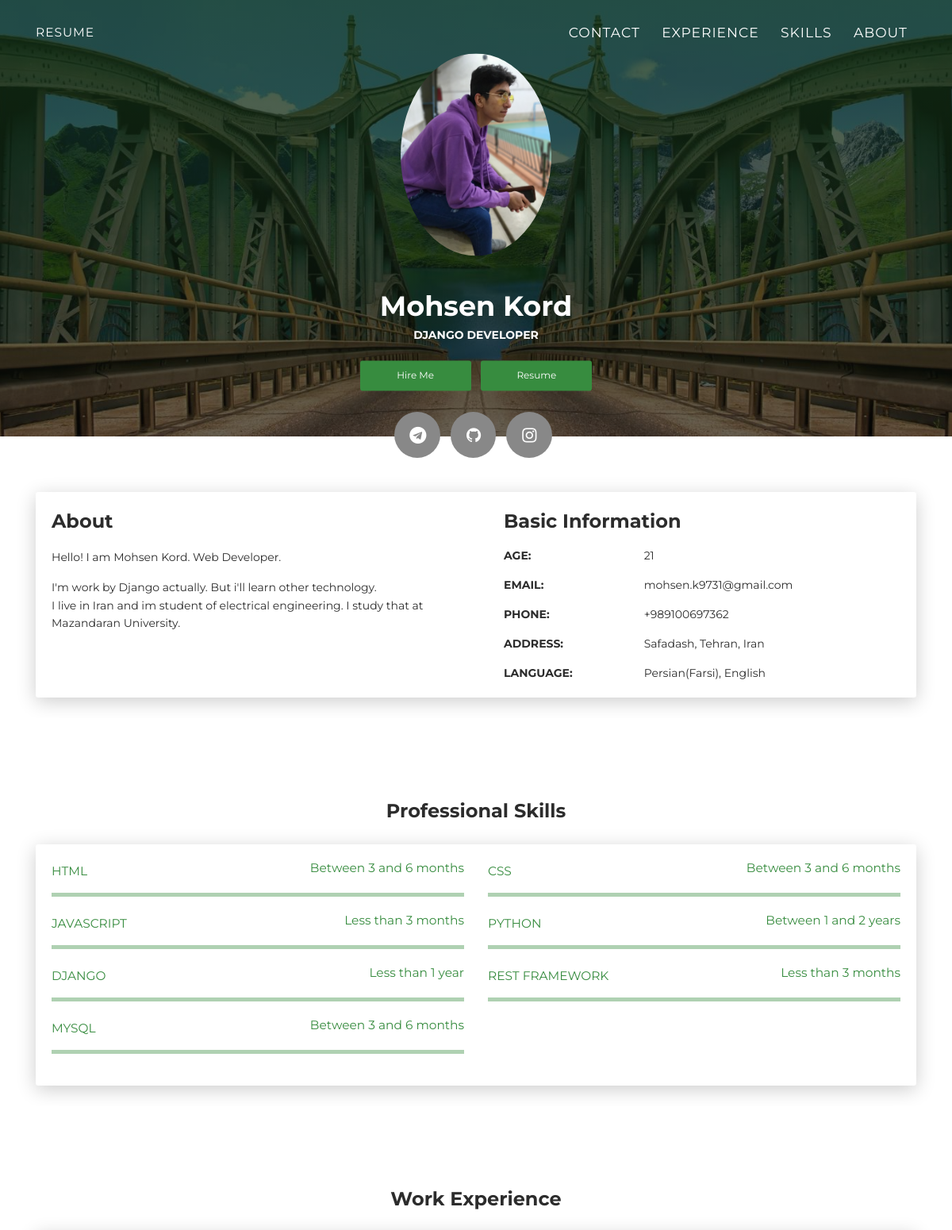
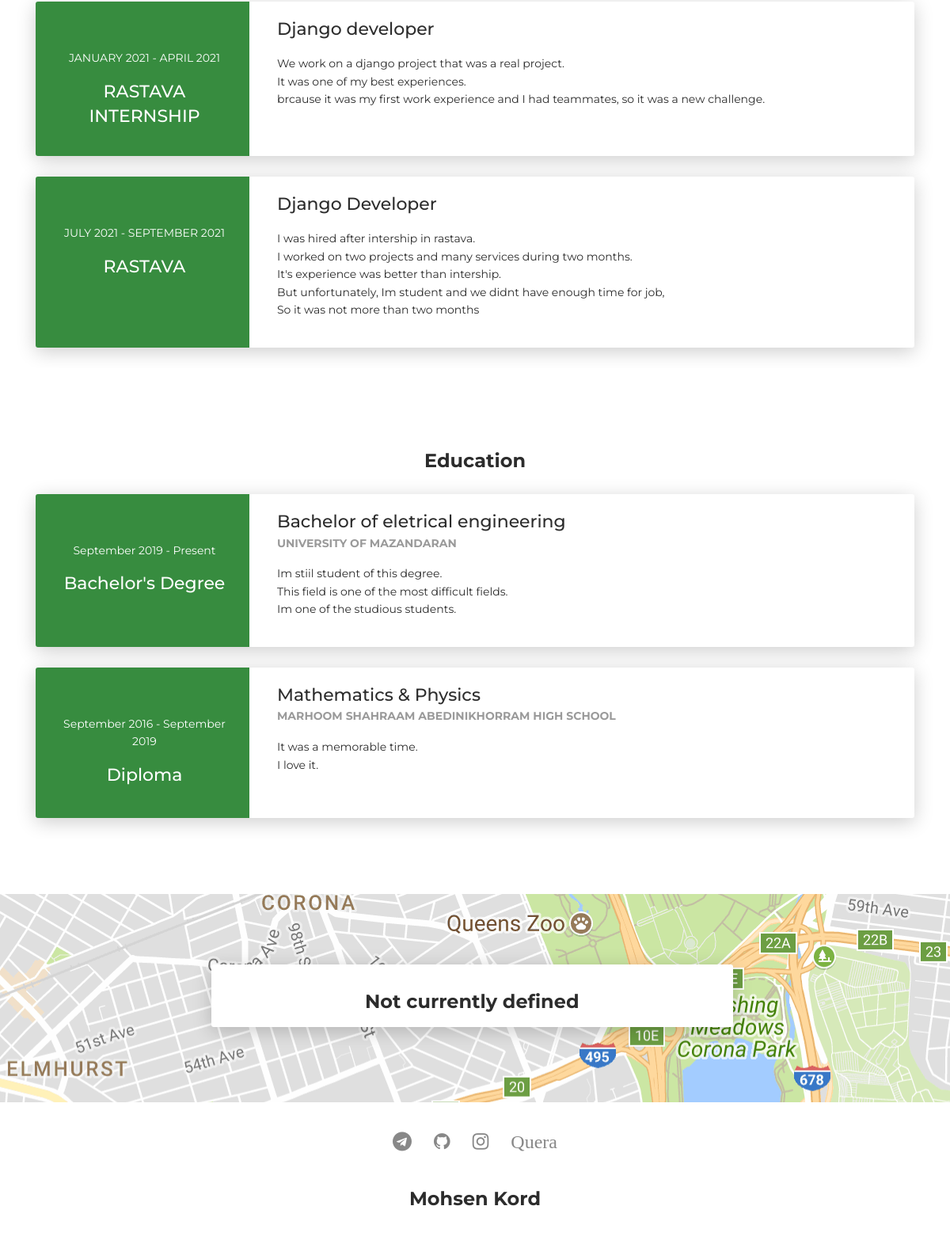
The page / on the database its author committed (2 pictures, top to bottom).
### Home/models.py (models this page shows, shortened)
class about(models.Model):
    description = models.TextField()
    age = models.PositiveSmallIntegerField()
    email = models.EmailField()
    phone = models.CharField(max_length=13)
    address = models.TextField()
    languages = models.TextField()

class media_page(models.Model):
    cv = models.FileField(default='', upload_to='Home/static/Home')
    my_picture = models.ImageField(default='', upload_to='Home/static/Home/images')

class home_page(models.Model):
    name = models.CharField(max_length=50)
    category = models.TextField(default='')

class skill(models.Model):
    name = models.CharField(max_length=40)
    duration = models.CharField(max_length=40, choices=SKILL_DURATION)
    value = models.CharField(max_length=40, auto_created=True)

class workExp(models.Model):
    title = models.CharField(max_length=80)
    position = models.CharField(max_length=200)
    start = models.CharField(max_length=20)
    end = models.CharField(max_length=20)
    description = models.TextField()

class educationExp(models.Model):
    degree = models.CharField(max_length=80)
    position = models.CharField(max_length=200)
    category = models.CharField(max_length=200)
    start = models.CharField(max_length=20)
    end = models.CharField(max_length=20)
    description = models.TextField()

class contact(models.Model):
    instagram = models.URLField(null=True, blank=True)
    github = models.URLField(null=True, blank=True)
    youtube = models.URLField(null=True, blank=True)
    twitter = models.URLField(null=True, blank=True)
    telegram = models.URLField(null=True, blank=True)
    link0 = models.ForeignKey("contactLink", null=True, blank=True, on_delete=models.CASCADE, related_name="link0")
    link1 = models.ForeignKey("contactLink", null=True, blank=True, on_delete=models.CASCADE, related_name="link1")
    link2 = models.ForeignKey("contactLink", null=True, blank=True, on_delete=models.CASCADE, related_name="link2")

class contactLink(models.Model):
    title = models.CharField(max_length=50)
    url = models.URLField()

### Home/views.py (the view)
# urls.py: 2. Add a URL to urlpatterns:  path('', views.home, name='home')
def home(request):
    home_data = models.home_page.objects.all()
    media_data = models.media_page.objects.all()
    contact_data = models.contact.objects.all()
    about_data = models.about.objects.all()
    skill_data = models.skill.objects.all()
    workExp_data = models.workExp.objects.all()
    educationExp_data = models.educationExp.objects.all()
    rows = list(range(int(len(skill_data)/2))) if len(skill_data)/2 == 0 else list(range(int((len(skill_data)-1)/2+1)))
    data = {"home_data":home_data, "media_data":media_data,
            "contact_data":contact_data, "about_data":about_data,
            "skill_data":skill_data, "workExp_data":workExp_data,
            "educationExp_data":educationExp_data,}
    return render(request, "Home/index.html", {"rows":rows, 'data':data})

### Home/templatetags/lower_filter.py (called while the page is built)
@register.filter
def skill_name0(query, row):
    name = query[row*2].name
    return name

@register.filter
def skill_name1(query, row):
    try:
        name = query[(row*2)+1].name
    except:
        name = None
    return name

@register.filter
def skill_value0(query, row):
    value = query[row*2].value
    return value

@register.filter
def skill_value1(query, row):
    try:
        value = query[(row*2)+1].value
    except:
        name = None
    return value

@register.filter
def skill_duration0(query, row):
    duration = query[row*2].duration
    return duration

@register.filter
def skill_duration1(query, row):
    try:
        duration = query[(row*2)+1].duration
    except:
        name = None
    return duration

### Home/templates/Home/index.html (shortened to what this page needs)
{% load static %}
{% load lower_filter %}
{% for home_page in data.home_data %}
{% for media_page in data.media_data %}
{% for contact in data.contact_data %}
{% for about in data.about_data %}
<!DOCTYPE html>
<html lang="en-US">
  <head>
    <link href="https://maxcdn.bootstrapcdn.com/font-awesome/latest/css/font-awesome.min.css" rel="stylesheet">
    <link href="{%static 'Home/css/aos.css' %}" rel="stylesheet">
    <link href="{%static 'Home/css/bootstrap.min.css' %}" rel="stylesheet">
    <link href="{%static 'Home/styles/main.css' %}" rel="stylesheet">
  </head>
  <body id="top">
    <header>
      <div class="profile-page sidebar-collapse">
        <nav class="navbar navbar-expand-lg fixed-top bg-primary navbar-transparent" color-on-scroll="400">
          <div class="container">
            <div class="navbar-translate"><a class="navbar-brand" href="{{media_page.cv}}" rel="tooltip">resume</a>
            </div>
            <div class="collapse navbar-collapse justify-content-end" id="navigation">
              <ul class="navbar-nav">
                <li class="nav-item"><a class="nav-link smooth-scroll" href="#contact">contact</a></li>
                <li class="nav-item"><a class="nav-link smooth-scroll" href="#experience">experience</a></li>
                <li class="nav-item"><a class="nav-link smooth-scroll" href="#skill">skills</a></li>
                <li class="nav-item"><a class="nav-link smooth-scroll" href="#about">about</a></li>
              </ul>
            </div>
          </div>
        </nav>
      </div>
    </header>
    <div class="page-content">
      <div>
<div class="profile-page">
  <div class="wrapper">
    <div class="page-header page-header-small" filter-color="green">
      <div class="container">
        <div class="content-center">
          <div class="cc-profile-image"><a href="{{media_page.cv}}"><img src="{{media_page.my_picture}}" alt="Image"/></a></div>
          <div class="h2 title">{{home_page.name}}</div>
          <p class="category text-white">{{home_page.category}}</p>
          <a class="btn btn-primary smooth-scroll mr-2" href="#contact" data-aos="zoom-in" data-aos-anchor="data-aos-anchor">Hire Me</a>
          <a class="btn btn-primary" href="{{media_page.cv}}" data-aos="zoom-in" data-aos-anchor="data-aos-anchor">Resume</a>
        </div>
      </div>
      <div class="section">
        <div class="container">
          <div class="button-container">
            {% if contact.telegram %}
            <a class="btn btn-default btn-round btn-lg btn-icon" href="{{contact.telegram}}" rel="tooltip" title="Telegram"><i class="fa fa-telegram"></i></a>
            {% endif %}
            {% if contact.github %}
              <a class="btn btn-default btn-round btn-lg btn-icon" href="{{contact.github}}" rel="tooltip" title="GitHub"><i class="fa fa-github"></i></a>
            {% endif %}
            {% if contact.instagram %}
              <a class="btn btn-default btn-round btn-lg btn-icon" href="{{contact.instagram}}" rel="tooltip" title="Instagram"><i class="fa fa-instagram"></i></a>
            {% endif %}
          </div>
        </div>
      </div>
    </div>
  </div>
</div>
<div class="section" id="about">
  <div class="container">
    <div class="card" data-aos="fade-up" data-aos-offset="10">
      <div class="row">
        <div class="col-lg-6 col-md-12">
          <div class="card-body">
            <div class="h4 mt-0 title">About</div>
            <p>{{ about.description|linebreaks }}</p>
          </div>
        </div>
        <div class="col-lg-6 col-md-12">
          <div class="card-body">
            <div class="h4 mt-0 title">Basic Information</div>
            <div class="row">
              <div class="col-sm-4"><strong class="text-uppercase">Age:</strong></div>
              <div class="col-sm-8">{{ about.age }}</div>
            </div>
            <div class="row mt-3">
              <div class="col-sm-4"><strong class="text-uppercase">Email:</strong></div>
              <div class="col-sm-8">{{ about.email }}</div>
            </div>
            <div class="row mt-3">
              <div class="col-sm-4"><strong class="text-uppercase">Phone:</strong></div>
              <div class="col-sm-8">{{ about.phone }}</div>
            </div>
            <div class="row mt-3">
              <div class="col-sm-4"><strong class="text-uppercase">Address:</strong></div>
              <div class="col-sm-8">{{ about.address }}</div>
            </div>
            <div class="row mt-3">
              <div class="col-sm-4"><strong class="text-uppercase">Language:</strong></div>
              <div class="col-sm-8">{{ about.languages }}</div>
            </div>
          </div>
        </div>
      </div>
    </div>
  </div>
</div>
<div class="section" id="skill">
  <div class="container">
    <div class="h4 text-center mb-4 title">Professional Skills</div>
    <div class="card" data-aos="fade-up" data-aos-anchor-placement="top-bottom">
      <div class="card-body">
        {% for counter in rows %}
        <div class="row">
          <div class="col-md-6">
            <div class="progress-container progress-primary"><span class="progress-badge">{{data.skill_data|skill_name0:counter}}</span>
              <div class="progress">
                <span class="progress-value">{{data.skill_data|skill_duration0:counter}}</span>
              </div>
            </div>
          </div>
          {% if data.skill_data|skill_name1:counter == None %}
          {% else %}
          <div class="col-md-6">
            <div class="progress-container progress-primary"><span class="progress-badge">{{data.skill_data|skill_name1:counter}}</span>
              <div class="progress">
                <span class="progress-value">{{data.skill_data|skill_duration1:counter}}</span>
              </div>
            </div>
          </div>
          {% endif %}
        </div>
        {% endfor %}
      </div>
    </div>
  </div>
</div>
<div class="section" id="experience">
  <div class="container cc-experience">
    <div class="h4 text-center mb-4 title">Work Experience</div>
    {% for work in data.workExp_data %}
    <div class="card">
      <div class="row">
        <div class="col-md-3 bg-primary" data-aos="fade-right" data-aos-offset="50" data-aos-duration="500">
          <div class="card-body cc-experience-header">
            <p>{{ work.start }} - {{ work.end }}</p>
            <div class="h5">{{ work.title }}</div>
          </div>
        </div>
        <div class="col-md-9" data-aos="fade-left" data-aos-offset="50" data-aos-duration="500">
          <div class="card-body">
            <div class="h5">{{ work.position }}</div>
            <p>{{ work.description|linebreaks }}</p>
          </div>
        </div>
      </div>
    </div>
    {% endfor %}
  </div>
</div>
<div class="section">
  <div class="container cc-education">
    <div class="h4 text-center mb-4 title">Education</div>
    {% for education in data.educationExp_data %}
    <div class="card">
      <div class="row">
        <div class="col-md-3 bg-primary" data-aos="fade-right" data-aos-offset="50" data-aos-duration="500">
          <div class="card-body cc-education-header">
            <p>{{ education.start }} - {{ education.end }}</p>
            <div class="h5">{{ education.degree }}</div>
          </div>
        </div>
        <div class="col-md-9" data-aos="fade-left" data-aos-offset="50" data-aos-duration="500">
          <div class="card-body">
            <div class="h5">{{ education.position }}</div>
            <p class="category">{{ education.category }}</p>
            <p>{{ education.description|linebreaks }}</p>
          </div>
        </div>
      </div>
    </div>
    {% endfor %}
  </div>
</div>
<div class="section" id="contact">
  <div class="cc-contact-information" style="background-image: url('{%static 'Home/images/staticmap.png' %}');">
    <div class="container">
      <div class="cc-contact">
        <div class="row">
          <div class="col-md-9">
            <div class="card mb-0" data-aos="zoom-in">
              <div class="h4 text-center title">Not currently defined</div>
            </div>
          </div>
        </div>
      </div>
    </div>
  </div>
</div></div>
    </div>
    <footer class="footer">
      <div class="container text-center">
        {% if contact.telegram %}
        <a class="cc-telegram btn btn-link" href="{{contact.telegram}}"><i class="fa fa-telegram fa-2x" aria-hidden="true"></i></a>
        {% endif %}
        {% if contact.github %}
        <a class="cc-github btn btn-link" href="{{contact.github}}"><i class="fa fa-github fa-2x" aria-hidden="true"></i></a>
        {% endif %}
        {% if contact.instagram %}
        <a class="cc-instagram btn btn-link" href="{{contact.instagram}}"><i class="fa fa-instagram fa-2x " aria-hidden="true"></i></a>
        {% endif %}
        {% if contact.link0 %}
        <a class="cc-link btn btn-link " href="{{contact.link0.url}}"><i class="fa fa-2x " aria-hidden="true">{{contact.link0.title}}</i></a>
        {% endif %}
      </div>
      <div class="h4 title text-center">{{ home_page.name }}</div>
    </footer>
  </body>
</html>
{% endfor %}
{% endfor %}
{% endfor %}
{% endfor %}

### rows shown on the page
home_page: name "Mohsen Kord", category "DJANGO DEVELOPER"
contact: link0 "Quera"
about: my_picture (picture), description "Hello! I am Mohsen Kord. Web Developer. I'm work by Django actually. But i'll learn other technology. I live in Iran and im student of electrical engineering. I study that at Mazandaran University.", age "21", email "mohsen.k9731@gmail.com", phone "+989100697362", address "Safadash, Tehran, Iran", languages "Persian(Farsi), English"
skill: skill_data|skill_name0 "HTML", skill_data|skill_duration0 "Between 3 and 6 months"
skill: skill_data|skill_name1 "CSS", skill_data|skill_duration1 "Between 3 and 6 months"
skill: skill_data|skill_name0 "JAVASCRIPT", skill_data|skill_duration0 "Less than 3 months"
skill: skill_data|skill_name1 "PYTHON", skill_data|skill_duration1 "Between 1 and 2 years"
skill: skill_data|skill_name0 "DJANGO", skill_data|skill_duration0 "Less than 1 year"
skill: skill_data|skill_name1 "REST FRAMEWORK", skill_data|skill_duration1 "Less than 3 months"
skill: skill_data|skill_name0 "MYSQL", skill_data|skill_duration0 "Between 3 and 6 months"
workExp: start "JANUARY 2021", end "APRIL 2021", title "RASTAVA INTERNSHIP", position "Django developer", description "We work on a django project that was a real project. It was one of my best experiences. brcause it was my first work experience and I had teammates, so it was a new challenge."
workExp: start "JULY 2021", end "SEPTEMBER 2021", title "RASTAVA", position "Django Developer", description "I was hired after intership in rastava. I worked on two projects and many services during two months. It's experience was better than intership. But unfortunately, Im student and we didnt have enough time for job, So it was not more than two months"
educationExp: start "September 2019", end "Present", degree "Bachelor's Degree", position "Bachelor of eletrical engineering", category "UNIVERSITY OF MAZANDARAN", description "Im stiil student of this degree. This field is one of the most difficult fields. Im one of the studious students."
educationExp: start "September 2016", end "September 2019", degree "Diploma", position "Mathematics & Physics", category "MARHOOM SHAHRAAM ABEDINIKHORRAM HIGH SCHOOL", description "It was a memorable time. I love it."
